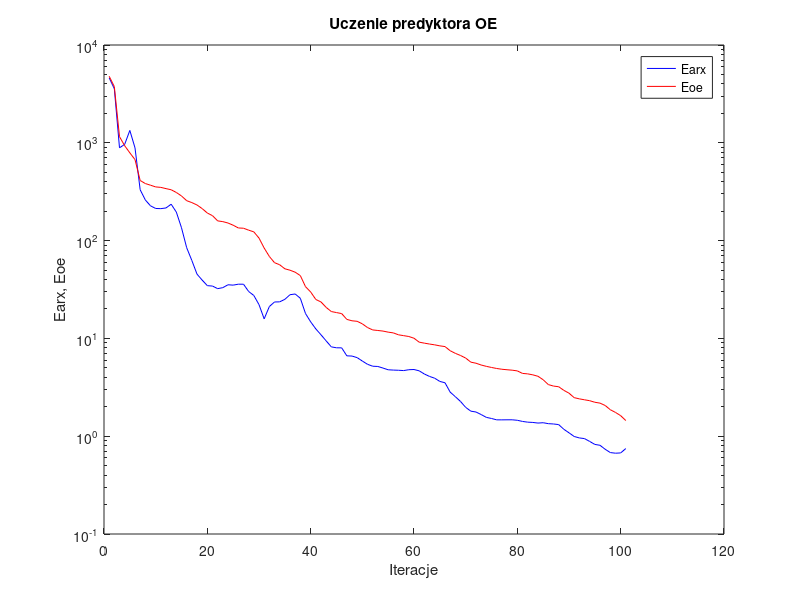
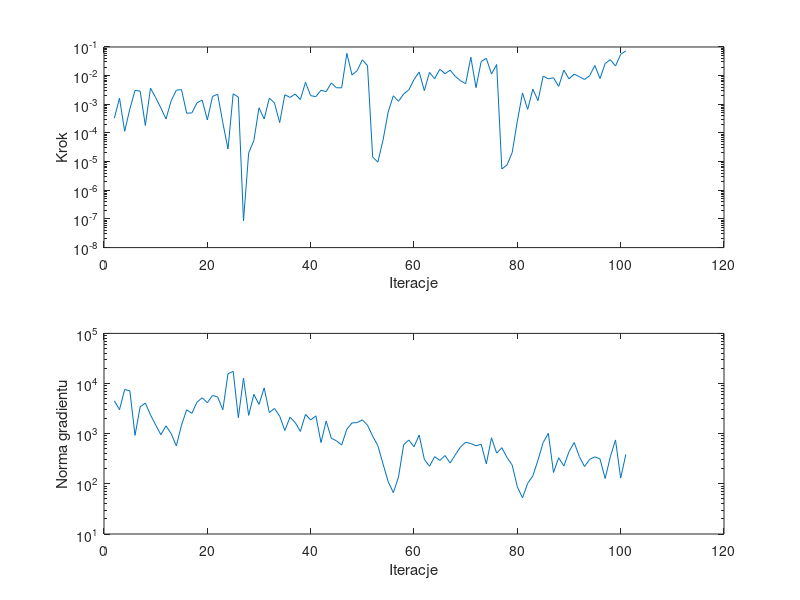

These charts were generated, in order, by the following MATLAB code:
%uczenie predyktora oe
clear all;
n=0; farx(n+1)=4.616560e+003; foe(n+1)=4.791695e+003; wspucz(n+1)=0.000000e+000; ng(n+1)=0.000000e+000;
%odnowa zmiennej metryki
n=1; farx(n+1)=3.569532e+003; foe(n+1)=3.752597e+003; krok(n+1)=3.276764e-004; ng(n+1)=4.523271e+003;
n=2; farx(n+1)=8.884505e+002; foe(n+1)=1.155807e+003; krok(n+1)=1.635770e-003; ng(n+1)=3.014835e+003;
n=3; farx(n+1)=9.640834e+002; foe(n+1)=9.334556e+002; krok(n+1)=1.142910e-004; ng(n+1)=7.605656e+003;
n=4; farx(n+1)=1.337909e+003; foe(n+1)=7.895735e+002; krok(n+1)=6.847610e-004; ng(n+1)=7.160166e+003;
n=5; farx(n+1)=8.879271e+002; foe(n+1)=6.731945e+002; krok(n+1)=3.040595e-003; ng(n+1)=9.276425e+002;
n=6; farx(n+1)=3.309877e+002; foe(n+1)=4.117414e+002; krok(n+1)=2.896066e-003; ng(n+1)=3.434124e+003;
n=7; farx(n+1)=2.603047e+002; foe(n+1)=3.831681e+002; krok(n+1)=1.821668e-004; ng(n+1)=4.083082e+003;
n=8; farx(n+1)=2.267031e+002; foe(n+1)=3.685498e+002; krok(n+1)=3.660956e-003; ng(n+1)=2.360516e+003;
n=9; farx(n+1)=2.130746e+002; foe(n+1)=3.539324e+002; krok(n+1)=1.713251e-003; ng(n+1)=1.499964e+003;
n=10; farx(n+1)=2.122353e+002; foe(n+1)=3.501184e+002; krok(n+1)=7.496833e-004; ng(n+1)=9.537775e+002;
n=11; farx(n+1)=2.157260e+002; foe(n+1)=3.400240e+002; krok(n+1)=3.070097e-004; ng(n+1)=1.434077e+003;
n=12; farx(n+1)=2.355868e+002; foe(n+1)=3.310179e+002; krok(n+1)=1.338974e-003; ng(n+1)=1.002296e+003;
n=13; farx(n+1)=1.956598e+002; foe(n+1)=3.104999e+002; krok(n+1)=3.113587e-003; ng(n+1)=5.725621e+002;
n=14; farx(n+1)=1.352796e+002; foe(n+1)=2.860211e+002; krok(n+1)=3.240245e-003; ng(n+1)=1.482732e+003;
n=15; farx(n+1)=8.464310e+001; foe(n+1)=2.559953e+002; krok(n+1)=4.911266e-004; ng(n+1)=2.991413e+003;
n=16; farx(n+1)=6.264725e+001; foe(n+1)=2.446998e+002; krok(n+1)=4.987505e-004; ng(n+1)=2.548013e+003;
n=17; farx(n+1)=4.541706e+001; foe(n+1)=2.312895e+002; krok(n+1)=1.125636e-003; ng(n+1)=4.254318e+003;
n=18; farx(n+1)=3.944471e+001; foe(n+1)=2.124432e+002; krok(n+1)=1.407851e-003; ng(n+1)=5.205346e+003;
n=19; farx(n+1)=3.461959e+001; foe(n+1)=1.914116e+002; krok(n+1)=2.842659e-004; ng(n+1)=4.136437e+003;
n=20; farx(n+1)=3.428899e+001; foe(n+1)=1.798174e+002; krok(n+1)=1.869974e-003; ng(n+1)=5.788493e+003;
n=21; farx(n+1)=3.226295e+001; foe(n+1)=1.591097e+002; krok(n+1)=2.255186e-003; ng(n+1)=5.396521e+003;
n=22; farx(n+1)=3.304233e+001; foe(n+1)=1.563073e+002; krok(n+1)=2.258570e-004; ng(n+1)=3.009040e+003;
n=23; farx(n+1)=3.535413e+001; foe(n+1)=1.512930e+002; krok(n+1)=2.746916e-005; ng(n+1)=1.568511e+004;
n=24; farx(n+1)=3.505054e+001; foe(n+1)=1.436584e+002; krok(n+1)=2.326801e-003; ng(n+1)=1.750335e+004;
n=25; farx(n+1)=3.583486e+001; foe(n+1)=1.346858e+002; krok(n+1)=1.775201e-003; ng(n+1)=2.082653e+003;
%odnowa zmiennej metryki
n=26; farx(n+1)=3.581769e+001; foe(n+1)=1.338150e+002; krok(n+1)=8.601778e-008; ng(n+1)=1.284963e+004;
n=27; farx(n+1)=3.016788e+001; foe(n+1)=1.278277e+002; krok(n+1)=2.018691e-005; ng(n+1)=2.312885e+003;
n=28; farx(n+1)=2.746555e+001; foe(n+1)=1.228433e+002; krok(n+1)=5.378493e-005; ng(n+1)=6.093485e+003;
n=29; farx(n+1)=2.214417e+001; foe(n+1)=1.061226e+002; krok(n+1)=7.567049e-004; ng(n+1)=3.841081e+003;
n=30; farx(n+1)=1.584510e+001; foe(n+1)=8.394707e+001; krok(n+1)=3.081200e-004; ng(n+1)=8.147090e+003;
n=31; farx(n+1)=2.115935e+001; foe(n+1)=6.886809e+001; krok(n+1)=1.651908e-003; ng(n+1)=2.639868e+003;
n=32; farx(n+1)=2.357415e+001; foe(n+1)=5.947820e+001; krok(n+1)=1.111857e-003; ng(n+1)=3.177481e+003;
n=33; farx(n+1)=2.364685e+001; foe(n+1)=5.662763e+001; krok(n+1)=2.302017e-004; ng(n+1)=2.238356e+003;
n=34; farx(n+1)=2.507574e+001; foe(n+1)=5.150445e+001; krok(n+1)=2.156451e-003; ng(n+1)=1.157878e+003;
n=35; farx(n+1)=2.796898e+001; foe(n+1)=4.980426e+001; krok(n+1)=1.736904e-003; ng(n+1)=2.132626e+003;
n=36; farx(n+1)=2.845840e+001; foe(n+1)=4.753737e+001; krok(n+1)=2.281831e-003; ng(n+1)=1.676044e+003;
n=37; farx(n+1)=2.572288e+001; foe(n+1)=4.386590e+001; krok(n+1)=1.462193e-003; ng(n+1)=1.110595e+003;
n=38; farx(n+1)=1.795919e+001; foe(n+1)=3.380064e+001; krok(n+1)=5.836445e-003; ng(n+1)=2.430423e+003;
n=39; farx(n+1)=1.476539e+001; foe(n+1)=2.982562e+001; krok(n+1)=1.995002e-003; ng(n+1)=1.876711e+003;
n=40; farx(n+1)=1.249775e+001; foe(n+1)=2.499207e+001; krok(n+1)=1.857915e-003; ng(n+1)=2.274481e+003;
n=41; farx(n+1)=1.088718e+001; foe(n+1)=2.358667e+001; krok(n+1)=3.096185e-003; ng(n+1)=6.663104e+002;
n=42; farx(n+1)=9.429429e+000; foe(n+1)=2.074643e+001; krok(n+1)=2.778799e-003; ng(n+1)=1.790949e+003;
n=43; farx(n+1)=8.193479e+000; foe(n+1)=1.881656e+001; krok(n+1)=5.548179e-003; ng(n+1)=8.111888e+002;
n=44; farx(n+1)=8.017085e+000; foe(n+1)=1.836870e+001; krok(n+1)=3.765398e-003; ng(n+1)=7.201232e+002;
n=45; farx(n+1)=8.007300e+000; foe(n+1)=1.793380e+001; krok(n+1)=3.765398e-003; ng(n+1)=5.952515e+002;
n=46; farx(n+1)=6.633508e+000; foe(n+1)=1.564675e+001; krok(n+1)=5.985461e-002; ng(n+1)=1.225539e+003;
n=47; farx(n+1)=6.600118e+000; foe(n+1)=1.513830e+001; krok(n+1)=1.056599e-002; ng(n+1)=1.638755e+003;
n=48; farx(n+1)=6.356801e+000; foe(n+1)=1.495309e+001; krok(n+1)=1.486332e-002; ng(n+1)=1.666026e+003;
n=49; farx(n+1)=5.867888e+000; foe(n+1)=1.409118e+001; krok(n+1)=3.559767e-002; ng(n+1)=1.882580e+003;
n=50; farx(n+1)=5.436684e+000; foe(n+1)=1.291667e+001; krok(n+1)=2.243330e-002; ng(n+1)=1.481291e+003;
%odnowa zmiennej metryki
n=51; farx(n+1)=5.195525e+000; foe(n+1)=1.221104e+001; krok(n+1)=1.442554e-005; ng(n+1)=8.944954e+002;
n=52; farx(n+1)=5.164613e+000; foe(n+1)=1.205000e+001; krok(n+1)=9.657459e-006; ng(n+1)=5.785414e+002;
n=53; farx(n+1)=4.973950e+000; foe(n+1)=1.188249e+001; krok(n+1)=5.561724e-005; ng(n+1)=2.508877e+002;
n=54; farx(n+1)=4.777082e+000; foe(n+1)=1.158956e+001; krok(n+1)=5.362933e-004; ng(n+1)=1.109599e+002;
n=55; farx(n+1)=4.743326e+000; foe(n+1)=1.138495e+001; krok(n+1)=1.983052e-003; ng(n+1)=6.676099e+001;
n=56; farx(n+1)=4.722939e+000; foe(n+1)=1.088150e+001; krok(n+1)=1.273916e-003; ng(n+1)=1.372925e+002;
n=57; farx(n+1)=4.688366e+000; foe(n+1)=1.066956e+001; krok(n+1)=2.293321e-003; ng(n+1)=6.039211e+002;
n=58; farx(n+1)=4.785338e+000; foe(n+1)=1.045683e+001; krok(n+1)=3.187345e-003; ng(n+1)=7.484425e+002;
n=59; farx(n+1)=4.807866e+000; foe(n+1)=1.004046e+001; krok(n+1)=7.314625e-003; ng(n+1)=5.490044e+002;
n=60; farx(n+1)=4.661978e+000; foe(n+1)=9.152611e+000; krok(n+1)=1.340015e-002; ng(n+1)=9.385069e+002;
n=61; farx(n+1)=4.326187e+000; foe(n+1)=8.944118e+000; krok(n+1)=2.988526e-003; ng(n+1)=3.080435e+002;
n=62; farx(n+1)=4.086140e+000; foe(n+1)=8.757430e+000; krok(n+1)=1.296098e-002; ng(n+1)=2.247362e+002;
n=63; farx(n+1)=3.917161e+000; foe(n+1)=8.594507e+000; krok(n+1)=7.809264e-003; ng(n+1)=3.480690e+002;
n=64; farx(n+1)=3.631867e+000; foe(n+1)=8.391801e+000; krok(n+1)=1.675011e-002; ng(n+1)=2.929837e+002;
n=65; farx(n+1)=3.518374e+000; foe(n+1)=8.249016e+000; krok(n+1)=1.170476e-002; ng(n+1)=3.673390e+002;
n=66; farx(n+1)=2.823785e+000; foe(n+1)=7.481533e+000; krok(n+1)=1.552269e-002; ng(n+1)=2.595528e+002;
n=67; farx(n+1)=2.535239e+000; foe(n+1)=7.033958e+000; krok(n+1)=9.344559e-003; ng(n+1)=3.802845e+002;
n=68; farx(n+1)=2.265942e+000; foe(n+1)=6.689791e+000; krok(n+1)=6.669234e-003; ng(n+1)=5.444078e+002;
n=69; farx(n+1)=1.972690e+000; foe(n+1)=6.295316e+000; krok(n+1)=5.233259e-003; ng(n+1)=6.752826e+002;
n=70; farx(n+1)=1.803392e+000; foe(n+1)=5.717400e+000; krok(n+1)=4.388300e-002; ng(n+1)=6.371819e+002;
n=71; farx(n+1)=1.767557e+000; foe(n+1)=5.574575e+000; krok(n+1)=3.813159e-003; ng(n+1)=5.723226e+002;
n=72; farx(n+1)=1.664685e+000; foe(n+1)=5.343859e+000; krok(n+1)=3.095635e-002; ng(n+1)=6.174784e+002;
n=73; farx(n+1)=1.557962e+000; foe(n+1)=5.178810e+000; krok(n+1)=4.017797e-002; ng(n+1)=2.502050e+002;
n=74; farx(n+1)=1.517851e+000; foe(n+1)=5.045263e+000; krok(n+1)=1.136199e-002; ng(n+1)=8.300824e+002;
n=75; farx(n+1)=1.469928e+000; foe(n+1)=4.925452e+000; krok(n+1)=2.452306e-002; ng(n+1)=4.093008e+002;
%odnowa zmiennej metryki
n=76; farx(n+1)=1.469290e+000; foe(n+1)=4.837326e+000; krok(n+1)=5.530601e-006; ng(n+1)=5.264584e+002;
n=77; farx(n+1)=1.471096e+000; foe(n+1)=4.781622e+000; krok(n+1)=7.599740e-006; ng(n+1)=3.357787e+002;
n=78; farx(n+1)=1.471464e+000; foe(n+1)=4.731923e+000; krok(n+1)=2.063670e-005; ng(n+1)=2.365612e+002;
n=79; farx(n+1)=1.454654e+000; foe(n+1)=4.652966e+000; krok(n+1)=2.594055e-004; ng(n+1)=8.739498e+001;
n=80; farx(n+1)=1.416060e+000; foe(n+1)=4.385175e+000; krok(n+1)=2.488900e-003; ng(n+1)=5.265657e+001;
n=81; farx(n+1)=1.391996e+000; foe(n+1)=4.338991e+000; krok(n+1)=6.650130e-004; ng(n+1)=1.023822e+002;
n=82; farx(n+1)=1.382677e+000; foe(n+1)=4.239762e+000; krok(n+1)=3.364099e-003; ng(n+1)=1.441506e+002;
n=83; farx(n+1)=1.362466e+000; foe(n+1)=4.098627e+000; krok(n+1)=1.345435e-003; ng(n+1)=2.978077e+002;
n=84; farx(n+1)=1.373635e+000; foe(n+1)=3.777066e+000; krok(n+1)=9.625525e-003; ng(n+1)=6.662576e+002;
n=85; farx(n+1)=1.343418e+000; foe(n+1)=3.371316e+000; krok(n+1)=7.737158e-003; ng(n+1)=1.016099e+003;
n=86; farx(n+1)=1.333549e+000; foe(n+1)=3.255382e+000; krok(n+1)=8.443488e-003; ng(n+1)=1.680684e+002;
n=87; farx(n+1)=1.314358e+000; foe(n+1)=3.205478e+000; krok(n+1)=4.191618e-003; ng(n+1)=3.318588e+002;
n=88; farx(n+1)=1.176968e+000; foe(n+1)=2.943723e+000; krok(n+1)=1.559909e-002; ng(n+1)=2.272153e+002;
n=89; farx(n+1)=1.083203e+000; foe(n+1)=2.753217e+000; krok(n+1)=7.737158e-003; ng(n+1)=4.375119e+002;
n=90; farx(n+1)=9.934881e-001; foe(n+1)=2.478831e+000; krok(n+1)=1.136199e-002; ng(n+1)=6.678361e+002;
n=91; farx(n+1)=9.603479e-001; foe(n+1)=2.409331e+000; krok(n+1)=9.175071e-003; ng(n+1)=3.504551e+002;
n=92; farx(n+1)=9.451302e-001; foe(n+1)=2.356837e+000; krok(n+1)=7.342058e-003; ng(n+1)=2.214484e+002;
n=93; farx(n+1)=8.841710e-001; foe(n+1)=2.307289e+000; krok(n+1)=1.000091e-002; ng(n+1)=3.076463e+002;
n=94; farx(n+1)=8.241632e-001; foe(n+1)=2.223803e+000; krok(n+1)=2.272818e-002; ng(n+1)=3.458253e+002;
n=95; farx(n+1)=8.073230e-001; foe(n+1)=2.178762e+000; krok(n+1)=7.932207e-003; ng(n+1)=3.128820e+002;
n=96; farx(n+1)=7.352709e-001; foe(n+1)=2.061294e+000; krok(n+1)=2.643052e-002; ng(n+1)=1.279214e+002;
n=97; farx(n+1)=6.801356e-001; foe(n+1)=1.864489e+000; krok(n+1)=3.602034e-002; ng(n+1)=3.460573e+002;
n=98; farx(n+1)=6.702641e-001; foe(n+1)=1.749763e+000; krok(n+1)=2.165649e-002; ng(n+1)=7.508555e+002;
n=99; farx(n+1)=6.745389e-001; foe(n+1)=1.621761e+000; krok(n+1)=5.565015e-002; ng(n+1)=1.301725e+002;
n=100; farx(n+1)=7.482009e-001; foe(n+1)=1.444873e+000; krok(n+1)=7.274432e-002; ng(n+1)=3.864105e+002;

figure; semilogy(farx,'b'); hold on; semilogy(foe,'r'); xlabel('Iteracje'); ylabel('Earx, Eoe'); legend('Earx','Eoe'); title('Uczenie predyktora OE');
figure; subplot(2,1,1); semilogy(krok); xlabel('Iteracje'); ylabel('Krok');
subplot(2,1,2); semilogy(ng); xlabel('Iteracje'); ylabel('Norma gradientu');
Earx=farx(n+1)
Eoe=foe(n+1)
